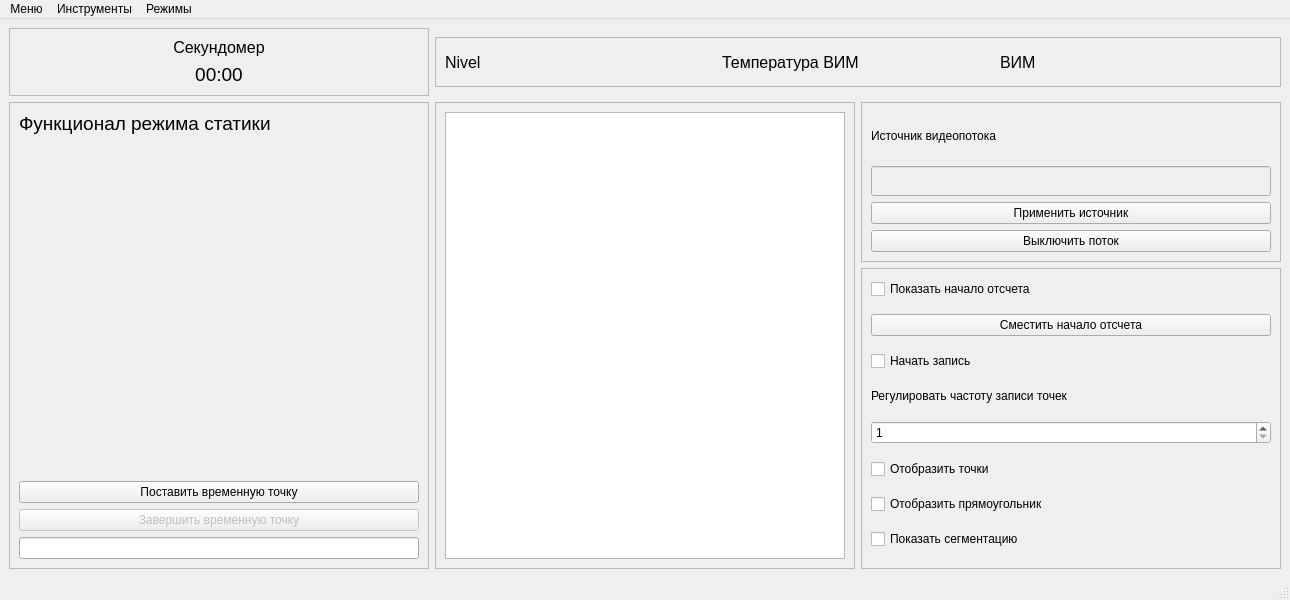
<?xml version="1.0" encoding="UTF-8"?>
<ui version="4.0">
 <class>MainWindow</class>
 <widget class="QMainWindow" name="MainWindow">
  <property name="geometry">
   <rect>
    <x>0</x>
    <y>0</y>
    <width>1290</width>
    <height>600</height>
   </rect>
  </property>
  <property name="windowTitle">
   <string>ВИМ менеджер</string>
  </property>
  <property name="windowIcon">
   <iconset resource="../resource.qrc">
    <normaloff>:/resource/resource/moncenter_logo.png</normaloff>:/resource/resource/moncenter_logo.png</iconset>
  </property>
  <widget class="QWidget" name="centralwidget">
   <layout class="QGridLayout" name="gridLayout">
    <item row="0" column="1" colspan="2">
     <widget class="QFrame" name="frame_2">
      <property name="maximumSize">
       <size>
        <width>16777215</width>
        <height>50</height>
       </size>
      </property>
      <property name="frameShape">
       <enum>QFrame::StyledPanel</enum>
      </property>
      <property name="frameShadow">
       <enum>QFrame::Raised</enum>
      </property>
      <layout class="QHBoxLayout" name="horizontalLayout">
       <item>
        <widget class="QLabel" name="label_nivel">
         <property name="font">
          <font>
           <pointsize>12</pointsize>
          </font>
         </property>
         <property name="text">
          <string>Nivel</string>
         </property>
        </widget>
       </item>
       <item>
        <widget class="QLabel" name="label_vim_temp">
         <property name="font">
          <font>
           <pointsize>12</pointsize>
          </font>
         </property>
         <property name="text">
          <string>Температура ВИМ</string>
         </property>
        </widget>
       </item>
       <item>
        <widget class="QLabel" name="label_value">
         <property name="font">
          <font>
           <pointsize>12</pointsize>
          </font>
         </property>
         <property name="text">
          <string>ВИМ</string>
         </property>
        </widget>
       </item>
      </layout>
     </widget>
    </item>
    <item row="1" column="2">
     <widget class="QFrame" name="frame_3">
      <property name="minimumSize">
       <size>
        <width>400</width>
        <height>160</height>
       </size>
      </property>
      <property name="maximumSize">
       <size>
        <width>16777215</width>
        <height>160</height>
       </size>
      </property>
      <property name="frameShape">
       <enum>QFrame::StyledPanel</enum>
      </property>
      <property name="frameShadow">
       <enum>QFrame::Raised</enum>
      </property>
      <layout class="QGridLayout" name="gridLayout_3">
       <item row="2" column="0">
        <widget class="QPushButton" name="pushButton_apply_source">
         <property name="text">
          <string>Применить источник</string>
         </property>
        </widget>
       </item>
       <item row="0" column="0">
        <widget class="QLabel" name="label">
         <property name="minimumSize">
          <size>
           <width>0</width>
           <height>0</height>
          </size>
         </property>
         <property name="text">
          <string>Источник видеопотока</string>
         </property>
        </widget>
       </item>
       <item row="1" column="0">
        <widget class="QLineEdit" name="lineEdit_source_video">
         <property name="enabled">
          <bool>false</bool>
         </property>
         <property name="minimumSize">
          <size>
           <width>0</width>
           <height>30</height>
          </size>
         </property>
        </widget>
       </item>
       <item row="3" column="0">
        <widget class="QPushButton" name="pushButton_stop_stream">
         <property name="text">
          <string>Выключить поток</string>
         </property>
        </widget>
       </item>
      </layout>
     </widget>
    </item>
    <item row="2" column="2">
     <widget class="QFrame" name="frame_4">
      <property name="frameShape">
       <enum>QFrame::StyledPanel</enum>
      </property>
      <property name="frameShadow">
       <enum>QFrame::Raised</enum>
      </property>
      <layout class="QGridLayout" name="gridLayout_4">
       <property name="topMargin">
        <number>1</number>
       </property>
       <item row="1" column="0">
        <widget class="QPushButton" name="pushButton_start_position">
         <property name="text">
          <string>Сместить начало отсчета</string>
         </property>
        </widget>
       </item>
       <item row="4" column="0">
        <widget class="QLabel" name="label_2">
         <property name="maximumSize">
          <size>
           <width>16777215</width>
           <height>20</height>
          </size>
         </property>
         <property name="text">
          <string>Регулировать частоту записи точек</string>
         </property>
        </widget>
       </item>
       <item row="7" column="0">
        <widget class="QCheckBox" name="checkBox_rectangle_show">
         <property name="text">
          <string>Отобразить прямоугольник</string>
         </property>
        </widget>
       </item>
       <item row="3" column="0">
        <widget class="QCheckBox" name="checkBox_enable_record">
         <property name="text">
          <string>Начать запись</string>
         </property>
         <property name="checked">
          <bool>false</bool>
         </property>
         <property name="autoRepeat">
          <bool>false</bool>
         </property>
        </widget>
       </item>
       <item row="6" column="0">
        <widget class="QCheckBox" name="checkBox_view_points">
         <property name="text">
          <string>Отобразить точки</string>
         </property>
        </widget>
       </item>
       <item row="8" column="0">
        <widget class="QCheckBox" name="checkBox_segmentaion_show">
         <property name="text">
          <string>Показать сегментацию</string>
         </property>
        </widget>
       </item>
       <item row="5" column="0">
        <widget class="QSpinBox" name="spinBox_points">
         <property name="minimum">
          <number>1</number>
         </property>
        </widget>
       </item>
       <item row="0" column="0">
        <widget class="QCheckBox" name="checkBox_start_position">
         <property name="text">
          <string>Показать начало отсчета</string>
         </property>
        </widget>
       </item>
      </layout>
     </widget>
    </item>
    <item row="1" column="1" rowspan="2">
     <widget class="QFrame" name="frame">
      <property name="frameShape">
       <enum>QFrame::StyledPanel</enum>
      </property>
      <property name="frameShadow">
       <enum>QFrame::Raised</enum>
      </property>
      <layout class="QGridLayout" name="gridLayout_2">
       <item row="0" column="0">
        <widget class="QGraphicsViewVideo" name="graphicsView"/>
       </item>
      </layout>
     </widget>
    </item>
    <item row="1" column="0" rowspan="2">
     <widget class="QFrame" name="frame_static_2">
      <property name="minimumSize">
       <size>
        <width>200</width>
        <height>0</height>
       </size>
      </property>
      <property name="maximumSize">
       <size>
        <width>16777215</width>
        <height>16777215</height>
       </size>
      </property>
      <property name="frameShape">
       <enum>QFrame::StyledPanel</enum>
      </property>
      <property name="frameShadow">
       <enum>QFrame::Raised</enum>
      </property>
      <layout class="QGridLayout" name="gridLayout_6">
       <item row="0" column="0">
        <widget class="QLabel" name="label_3">
         <property name="font">
          <font>
           <pointsize>14</pointsize>
          </font>
         </property>
         <property name="text">
          <string>Функционал режима статики</string>
         </property>
         <property name="alignment">
          <set>Qt::AlignLeading|Qt::AlignLeft|Qt::AlignTop</set>
         </property>
        </widget>
       </item>
       <item row="1" column="0">
        <widget class="QPushButton" name="pushButton_time_point_start">
         <property name="text">
          <string>Поставить временную точку</string>
         </property>
        </widget>
       </item>
       <item row="2" column="0">
        <widget class="QPushButton" name="pushButton_time_point_end">
         <property name="enabled">
          <bool>false</bool>
         </property>
         <property name="text">
          <string>Завершить временную точку</string>
         </property>
        </widget>
       </item>
       <item row="3" column="0">
        <widget class="QLineEdit" name="lineEdit_indicator_value"/>
       </item>
      </layout>
     </widget>
    </item>
    <item row="0" column="0">
     <widget class="QFrame" name="frame_static_1">
      <property name="frameShape">
       <enum>QFrame::StyledPanel</enum>
      </property>
      <property name="frameShadow">
       <enum>QFrame::Raised</enum>
      </property>
      <layout class="QGridLayout" name="gridLayout_5">
       <item row="0" column="0">
        <widget class="QLabel" name="label_4">
         <property name="font">
          <font>
           <pointsize>12</pointsize>
          </font>
         </property>
         <property name="text">
          <string>Секундомер</string>
         </property>
         <property name="alignment">
          <set>Qt::AlignCenter</set>
         </property>
        </widget>
       </item>
       <item row="1" column="0">
        <widget class="QLabel" name="label_timer">
         <property name="font">
          <font>
           <pointsize>14</pointsize>
          </font>
         </property>
         <property name="text">
          <string>00:00</string>
         </property>
         <property name="alignment">
          <set>Qt::AlignCenter</set>
         </property>
        </widget>
       </item>
      </layout>
     </widget>
    </item>
   </layout>
  </widget>
  <widget class="QMenuBar" name="menubar">
   <property name="geometry">
    <rect>
     <x>0</x>
     <y>0</y>
     <width>1290</width>
     <height>18</height>
    </rect>
   </property>
   <widget class="QMenu" name="menu_tools">
    <property name="enabled">
     <bool>true</bool>
    </property>
    <property name="title">
     <string>Инструменты</string>
    </property>
    <widget class="QMenu" name="menu_Nivel_220">
     <property name="title">
      <string>Подключить Nivel 220</string>
     </property>
    </widget>
    <addaction name="menu_Nivel_220"/>
    <addaction name="action_dialog_regres"/>
    <addaction name="action_esp32"/>
   </widget>
   <widget class="QMenu" name="menu">
    <property name="title">
     <string>Режимы</string>
    </property>
    <addaction name="action_static_mode"/>
   </widget>
   <widget class="QMenu" name="menu_2">
    <property name="title">
     <string>Меню</string>
    </property>
    <addaction name="action_main_window"/>
   </widget>
   <addaction name="menu_2"/>
   <addaction name="menu_tools"/>
   <addaction name="menu"/>
  </widget>
  <widget class="QStatusBar" name="statusbar"/>
  <action name="action5">
   <property name="text">
    <string>5</string>
   </property>
  </action>
  <action name="action_dialog_regres">
   <property name="text">
    <string>Изменить параметры линейной регрессии</string>
   </property>
  </action>
  <action name="action_esp32">
   <property name="text">
    <string>Подключить esp32</string>
   </property>
  </action>
  <action name="action_static_mode">
   <property name="checkable">
    <bool>true</bool>
   </property>
   <property name="text">
    <string>Отобразить режим статики</string>
   </property>
  </action>
  <action name="action_main_window">
   <property name="text">
    <string>Вернуться в главное меню</string>
   </property>
  </action>
 </widget>
 <customwidgets>
  <customwidget>
   <class>QGraphicsViewVideo</class>
   <extends>QGraphicsView</extends>
   <header>widgets/graphicsviewvideo.h</header>
  </customwidget>
 </customwidgets>
 <resources>
  <include location="../resource.qrc"/>
 </resources>
 <connections/>
</ui>
